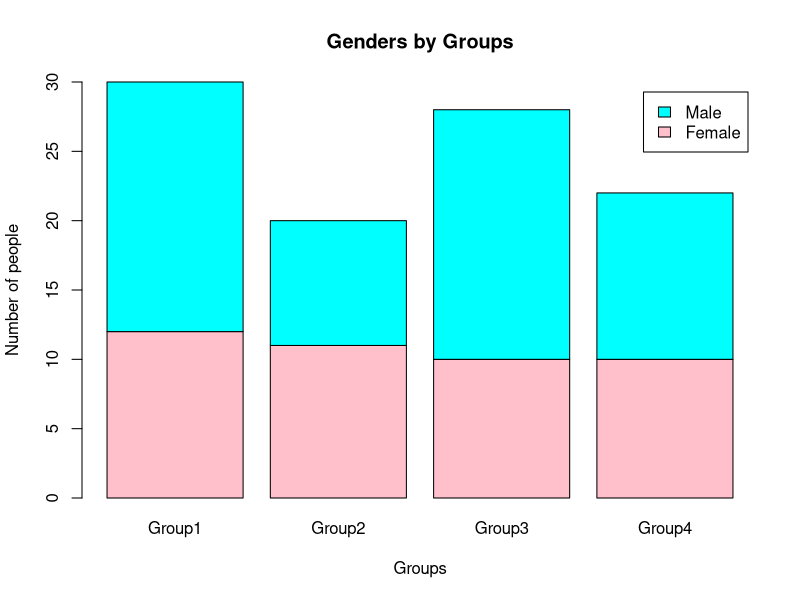
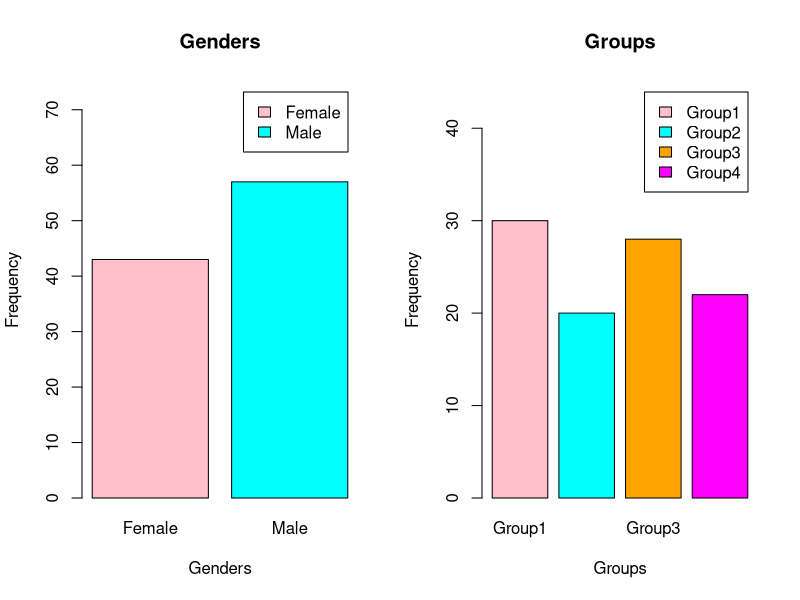

R code for these plots, in order:
data1 = read.table("Dataset.txt", header = T, sep = " ")

colors = c("pink", "cyan", "orange1", "magenta")

t1 = table(data1[['Gender']], data1[['Group']])

genders = table(data1[['Gender']])

groups = table(data1[['Group']])

barplot(t1, main = 'Genders by Groups', xlab = 'Groups', ylab = 'Number of people', col = colors, legend = T, ylim = c(0,30))

par(mfrow=c(1,2))

barplot(genders, main = 'Genders', xlab = 'Genders', ylab = 'Frequency', col = colors, legend = T, ylim = c(0,75))

barplot(groups, main = 'Groups', xlab = 'Groups', ylab = 'Frequency', col = colors, legend = T, ylim = c(0,45))
